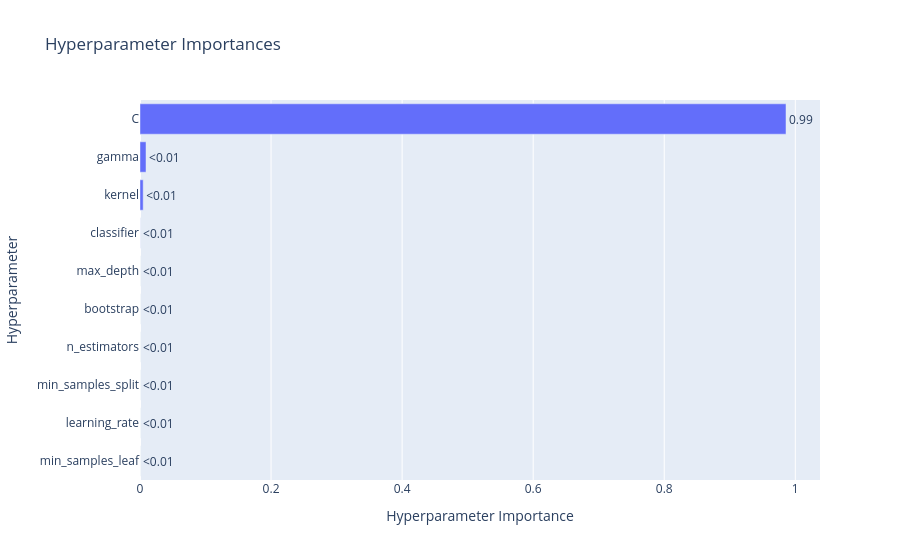

Source (notebook cell):
### Code cell
# 5. Hyperparameter Importance
plot_param_importances(study).show()

### Figure 1 — Plotly figure (JSON) as saved in the notebook; plotly's stock layout.template omitted (floating-point values rounded to 4 significant figures)
{"data": [{"cliponaxis": false, "hovertemplate": ["min_samples_leaf (IntDistribution): 0.0<extra></extra>", "learning_rate (FloatDistribution): 0.0<extra></extra>", "min_samples_split (IntDistribution): 0.0<extra></extra>", "n_estimators (IntDistribution): 0.0<extra></extra>", "bootstrap (CategoricalDistribution): 0.0<extra></extra>", "max_depth (IntDistribution): 0.0<extra></extra>", "classifier (CategoricalDistribution): 0.00014151623596383498<extra></extra>", "kernel (CategoricalDistribution): 0.004848557373098832<extra></extra>", "gamma (CategoricalDistribution): 0.009200477200316432<extra></extra>", "C (FloatDistribution): 0.9858094491906209<extra></extra>"], "name": "Objective Value", "orientation": "h", "text": ["<0.01", "<0.01", "<0.01", "<0.01", "<0.01", "<0.01", "<0.01", "<0.01", "<0.01", "0.99"], "textposition": "outside", "type": "bar", "x": [0, 0, 0, 0, 0, 0, 0.0001415, 0.004849, 0.0092, 0.9858], "y": ["min_samples_leaf", "learning_rate", "min_samples_split", "n_estimators", "bootstrap", "max_depth", "classifier", "kernel", "gamma", "C"]}], "layout": {"title": {"text": "Hyperparameter Importances"}, "xaxis": {"title": {"text": "Hyperparameter Importance"}}, "yaxis": {"title": {"text": "Hyperparameter"}}}}
